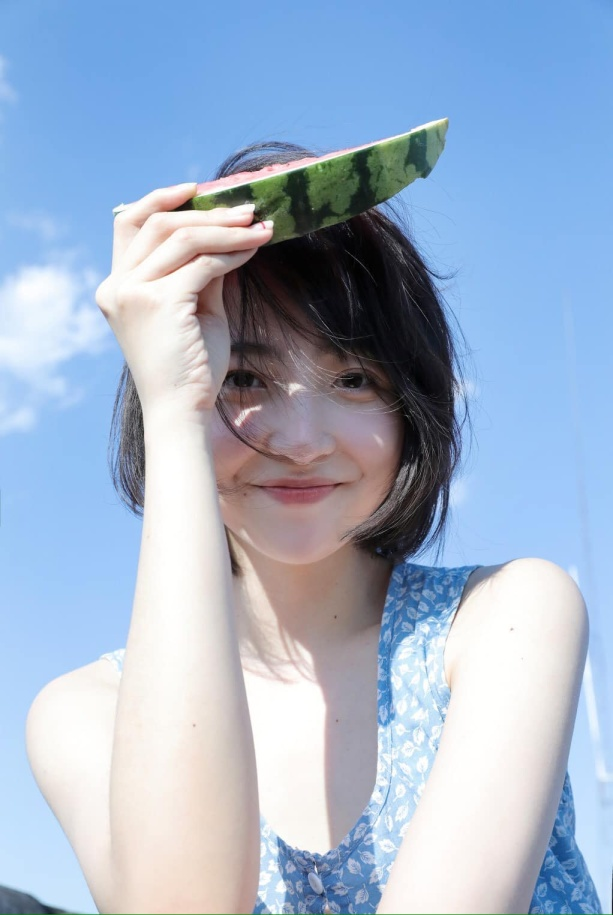
#> input picture xla/photos/water_melon_rescale.jpg, 613 x 915 px
$ python hist_equal.py
#> lines starting #> are read from the running program, lines starting #| are printed output that depends on the picture
import cv2

img = cv2.imread('photos/water_melon_rescale.jpg', flags= cv2.IMREAD_GRAYSCALE)
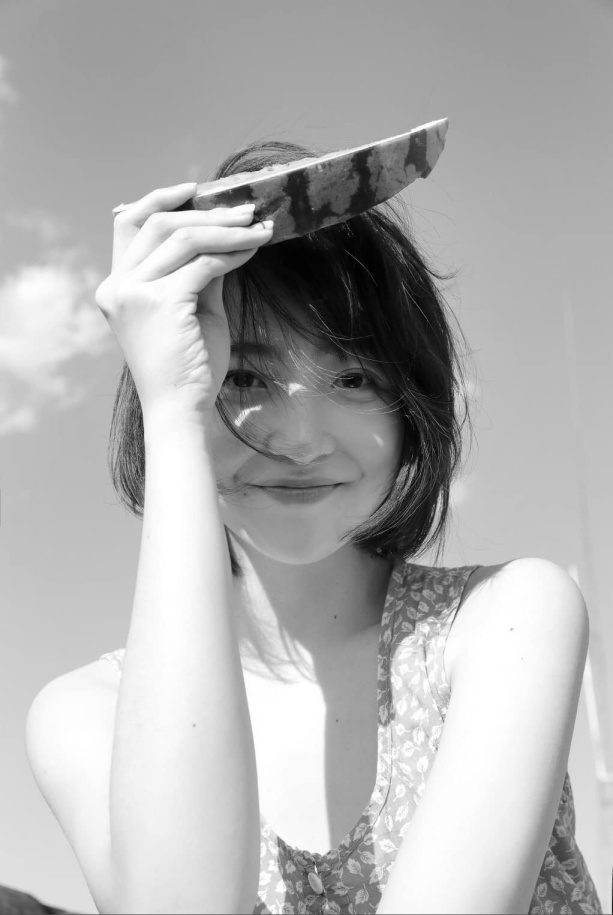
#> img: shape (915, 613); min 0, max 255, mean 176.3
cv2.imshow('Original', img)

img_eq = cv2.equalizeHist(img)
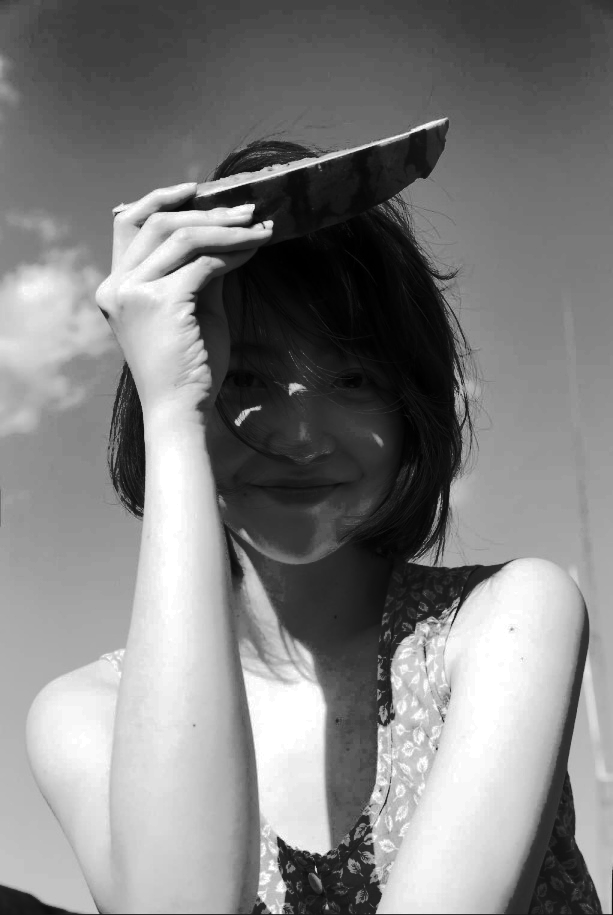
#> img_eq: shape (915, 613); min 0, max 255, mean 128.5
cv2.imshow('Equalized', img_eq)

cv2.waitKey(0)

$ run again, with xla/photos/clock.jpg copied over xla/photos/water_melon_rescale.jpg
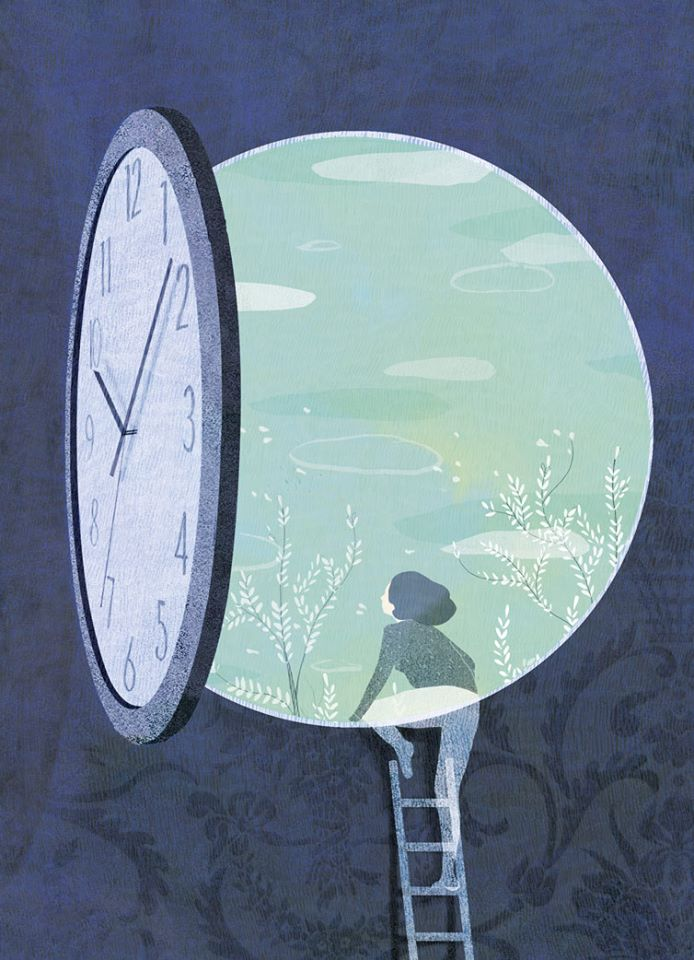
#> input picture xla/photos/clock.jpg, 694 x 960 px
#> `img = cv2.imread('photos/water_melon_rescale.jpg', flags= cv2.IMREAD_G..`:
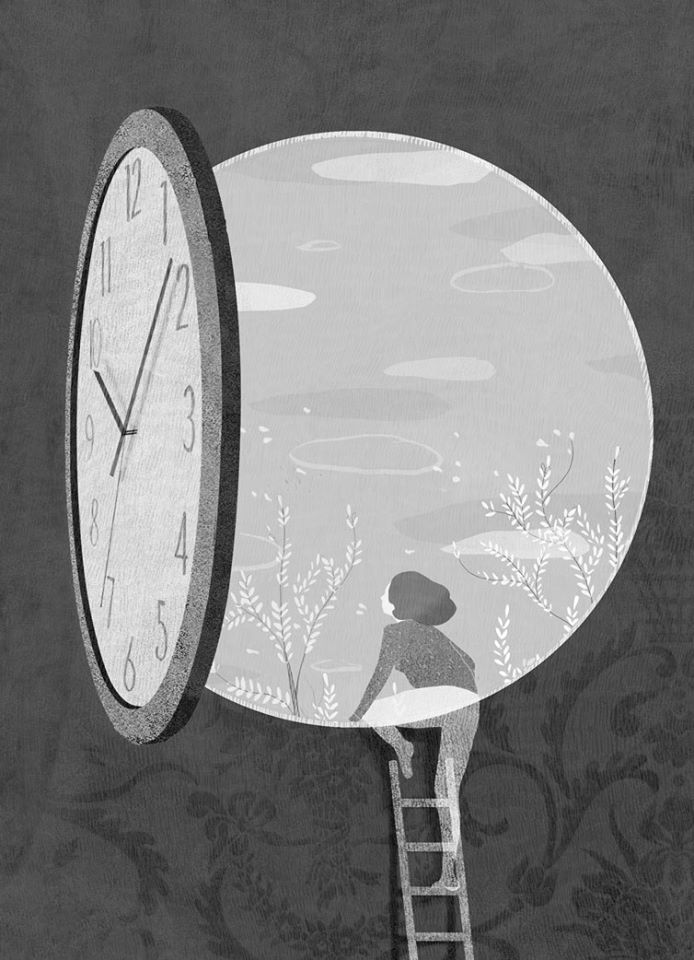
#> img: shape (960, 694); min 0, max 255, mean 126.8
#> `img_eq = cv2.equalizeHist(img)`:
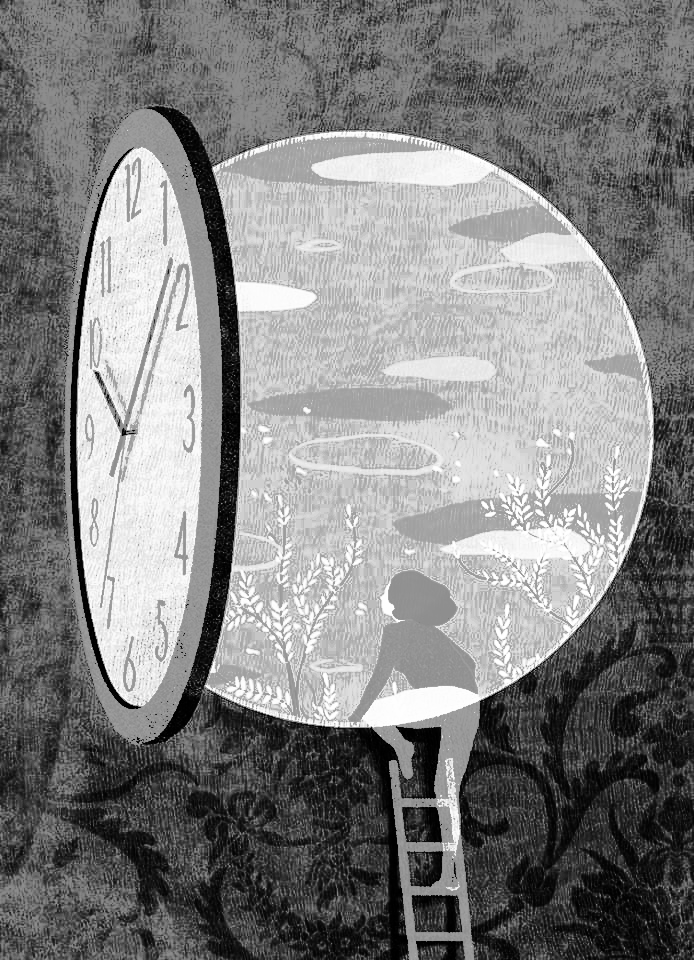
#> img_eq: shape (960, 694); min 0, max 255, mean 129.6

$ run again, with xla/photos/cute.jpg copied over xla/photos/water_melon_rescale.jpg
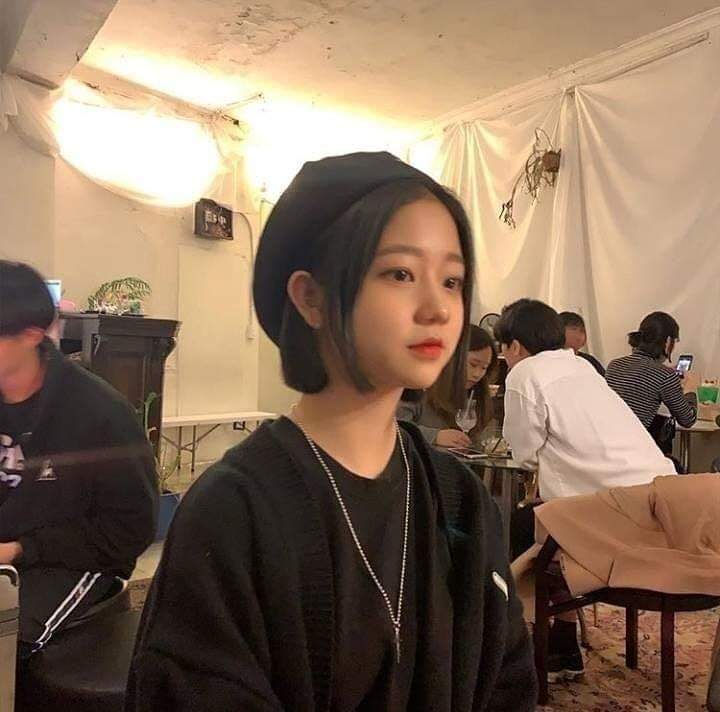
#> input picture xla/photos/cute.jpg, 720 x 712 px
#> `img = cv2.imread('photos/water_melon_rescale.jpg', flags= cv2.IMREAD_G..`:
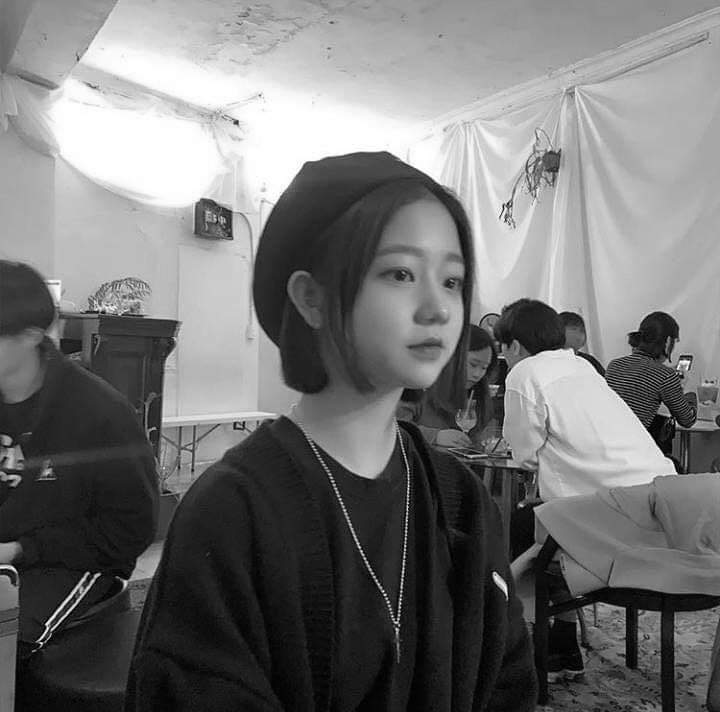
#> img: shape (712, 720); min 0, max 255, mean 116.4
#> `img_eq = cv2.equalizeHist(img)`:
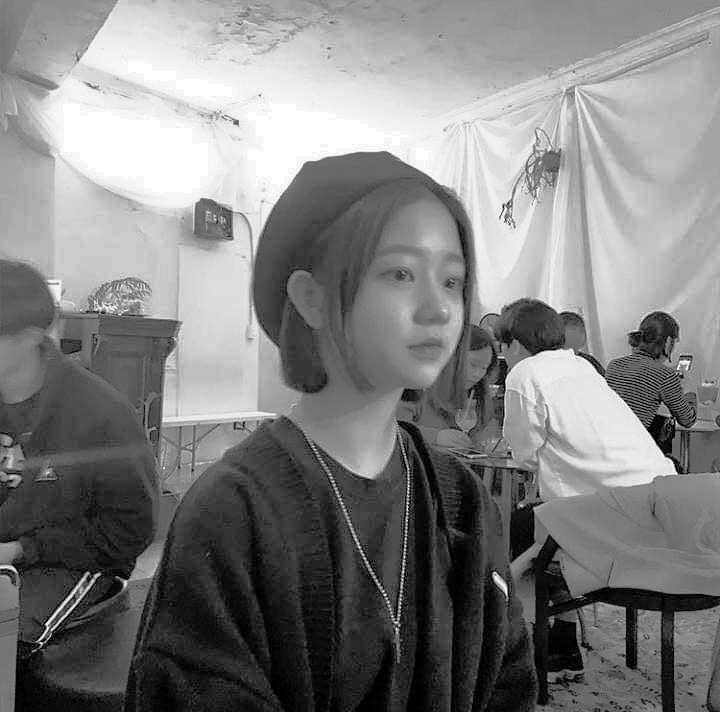
#> img_eq: shape (712, 720); min 0, max 255, mean 128.2
